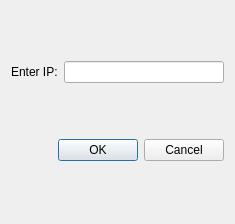
<?xml version="1.0" encoding="UTF-8"?>
<ui version="4.0">
 <class>ConnectDialog</class>
 <widget class="QDialog" name="ConnectDialog">
  <property name="geometry">
   <rect>
    <x>0</x>
    <y>0</y>
    <width>235</width>
    <height>224</height>
   </rect>
  </property>
  <property name="windowTitle">
   <string>Connect</string>
  </property>
  <layout class="QVBoxLayout" name="verticalLayout">
   <item>
    <layout class="QHBoxLayout" name="horizontalLayout">
     <item>
      <widget class="QLabel" name="label">
       <property name="text">
        <string>Enter IP:</string>
       </property>
      </widget>
     </item>
     <item>
      <widget class="QLineEdit" name="ipEdit"/>
     </item>
    </layout>
   </item>
   <item>
    <layout class="QGridLayout" name="gridLayout"/>
   </item>
   <item>
    <widget class="QDialogButtonBox" name="buttonBox">
     <property name="orientation">
      <enum>Qt::Horizontal</enum>
     </property>
     <property name="standardButtons">
      <set>QDialogButtonBox::Cancel|QDialogButtonBox::Ok</set>
     </property>
    </widget>
   </item>
  </layout>
 </widget>
 <resources/>
 <connections>
  <connection>
   <sender>buttonBox</sender>
   <signal>accepted()</signal>
   <receiver>ConnectDialog</receiver>
   <slot>accept()</slot>
   <hints>
    <hint type="sourcelabel">
     <x>248</x>
     <y>254</y>
    </hint>
    <hint type="destinationlabel">
     <x>157</x>
     <y>274</y>
    </hint>
   </hints>
  </connection>
  <connection>
   <sender>buttonBox</sender>
   <signal>rejected()</signal>
   <receiver>ConnectDialog</receiver>
   <slot>reject()</slot>
   <hints>
    <hint type="sourcelabel">
     <x>316</x>
     <y>260</y>
    </hint>
    <hint type="destinationlabel">
     <x>286</x>
     <y>274</y>
    </hint>
   </hints>
  </connection>
 </connections>
</ui>
